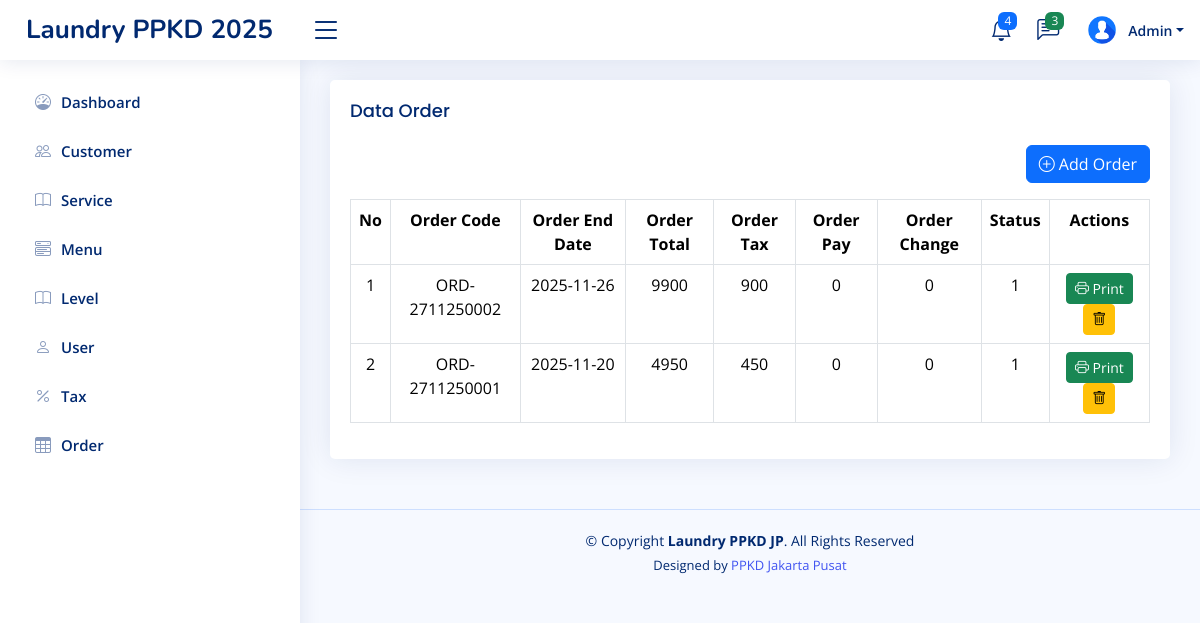
/home.php?page=order (signed in), run on an earlier commit of the app's database.
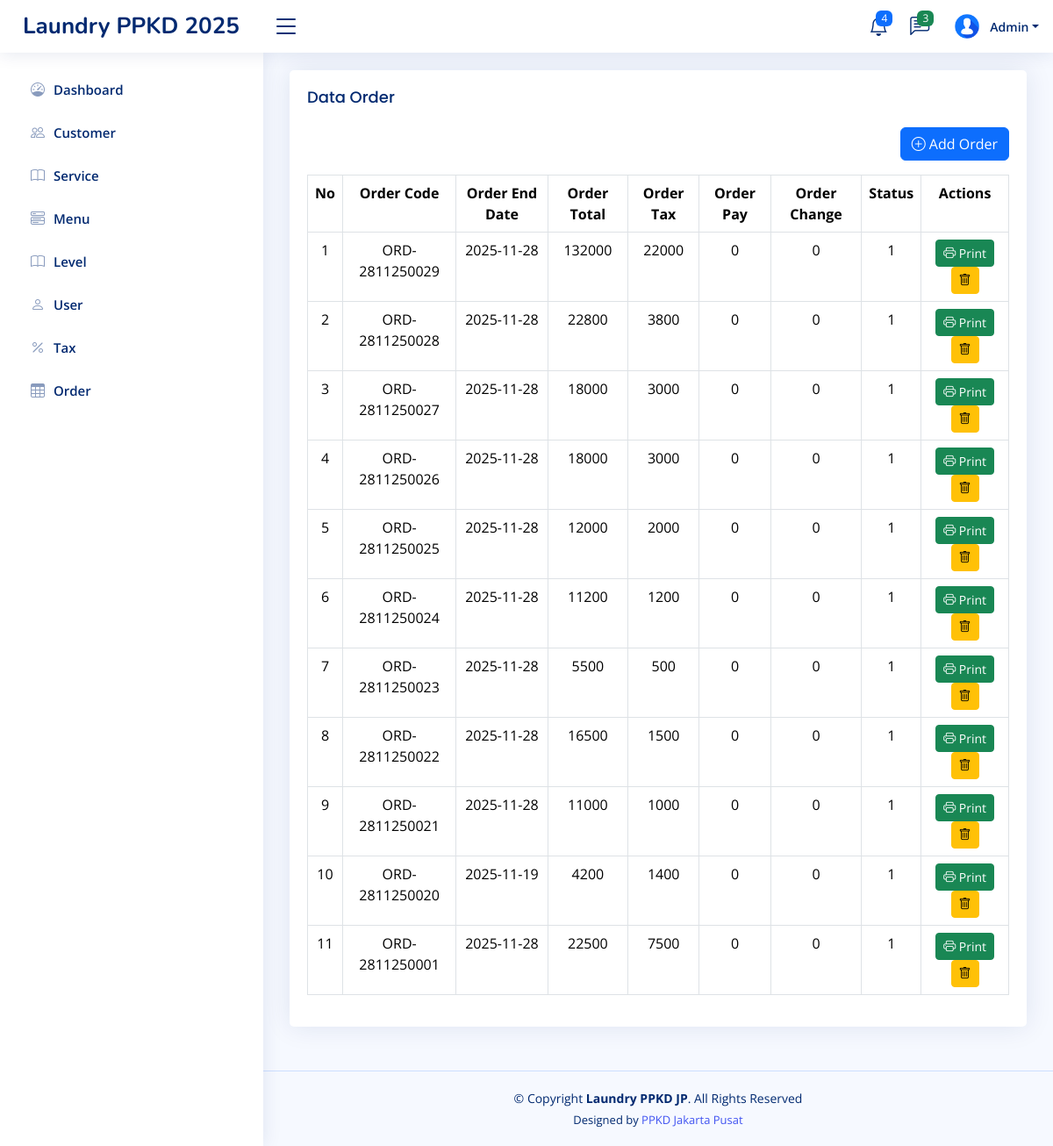
And on a later commit of the database.
### tables this page shows
CREATE TABLE `level_menus` (
  `id` int(11) NOT NULL,
  `level_id` int(11) NOT NULL,
  `menu_id` int(11) NOT NULL,
  `created_at` timestamp NOT NULL DEFAULT current_timestamp(),
  `updated_at` timestamp NULL DEFAULT NULL ON UPDATE current_timestamp()
);

CREATE TABLE `menus` (
  `id` int(11) NOT NULL,
  `name` varchar(30) NOT NULL,
  `icon` varchar(30) NOT NULL,
  `link` varchar(30) NOT NULL,
  `order` int(11) NOT NULL,
  `created_at` timestamp NOT NULL DEFAULT current_timestamp(),
  `updated_at` timestamp NULL DEFAULT NULL ON UPDATE current_timestamp()
);

CREATE TABLE `trans_orders` (
  `id` int(11) NOT NULL,
  `customer_id` int(11) NOT NULL,
  `order_code` varchar(20) NOT NULL,
  `order_end_date` date NOT NULL,
  `order_status` tinyint(1) NOT NULL DEFAULT 0,
  `order_pay` int(11) NOT NULL,
  `order_change` int(11) NOT NULL,
  `order_tax` int(11) NOT NULL,
  `order_total` int(11) NOT NULL,
  `created_at` timestamp NOT NULL DEFAULT current_timestamp(),
  `updated_at` timestamp NULL DEFAULT NULL ON UPDATE current_timestamp()
);

### pages/order.php (the view, shortened to what this page needs)
<?php
$query = mysqli_query($config, "SELECT c.name, `to`.* FROM trans_orders `to` LEFT JOIN customers c ON c.id = `to`.customer_id ORDER BY id DESC");
$rows = mysqli_fetch_all($query, MYSQLI_ASSOC);
?>
<body>
    <div class="row">
        <div class="col-sm-12">
            <div class="card">
                <div class="card-body">
                    <h3 class="card-title">Data Order</h3>
                    <div class="d-flex justify-content-end mb-3 mt-2">
                        <a class="btn btn-primary" href="pos/add-order.php"><i class="bi bi-plus-circle"></i> Add
                            Order</a>
                    </div>
                    <table class="table table-bordered">
                        <tr class="text-center">
                            <th>No</th>
                            <th>Order Code</th>
                            <th>Order End Date</th>
                            <th>Order Total</th>
                            <th>Order Tax</th>
                            <th>Order Pay</th>
                            <th>Order Change</th>
                            <th>Status</th>
                            <th>Actions</th>
                        </tr>
                        <?php foreach ($rows as $key => $v) {
                        ?>
                            <tr class="text-center">
                                <td><?php echo $key + 1 ?></td>
                                <td><?php echo $v['order_code'] ?></td>
                                <td><?php echo $v['order_end_date'] ?></td>
                                <td><?php echo $v['order_total'] ?></td>
                                <td><?php echo $v['order_tax'] ?></td>
                                <td><?php echo $v['order_pay'] ?></td>
                                <td><?php echo $v['order_change'] ?></td>
                                <td><?php echo $v['order_status'] ?></td>
                                <td>
                                    <a href="pos/print.php?id=<?php echo $v['id'] ?>" class="btn btn-success btn-sm"><i
                                            class="bi bi-printer"></i> Print</a>
                                    <a href="?page=order&delete=<?php echo $v['id'] ?>"
                                        onclick="return confirm('Are you sure you want to delete this data?')"
                                        class="btn btn-warning btn-sm"><i class="bi bi-trash"></i></a>
                                </td>
                            </tr>
                        <?php
                        }
                        ?>
                    </table>
                </div>
            </div>
        </div>
    </div>
</body>

### home.php (shortened to what this page needs)
<?php
include 'config/config.php';
?>
<!DOCTYPE html>
<html lang="en">
<head>
    <link href="assets/vendor/bootstrap/css/bootstrap.min.css" rel="stylesheet">
    <link href="assets/vendor/bootstrap-icons/bootstrap-icons.css" rel="stylesheet">
    <link href="assets/vendor/boxicons/css/boxicons.min.css" rel="stylesheet">
    <link href="assets/vendor/quill/quill.snow.css" rel="stylesheet">
    <link href="assets/vendor/quill/quill.bubble.css" rel="stylesheet">
    <link href="assets/vendor/remixicon/remixicon.css" rel="stylesheet">
    <link href="assets/vendor/simple-datatables/style.css" rel="stylesheet">
    <link href="assets/css/style.css" rel="stylesheet">
</head>
<body>
    <?php include 'inc/header.php' ?>
    <?php include 'inc/sidebar.php' ?>
    <main id="main" class="main">
        <?php
        if (isset($_GET['page'])) {
            if (file_exists('pages/' . $_GET['page'] . '.php')) {
                include 'pages/' . $_GET['page'] . '.php';
            } else {
                include 'pages/notfound.php';
            }
        } else {
            include 'pages/dashboard.php';
        }
        ?>
    </main>
    <footer id="footer" class="footer">
        <div class="copyright">
            &copy; Copyright <strong><span>Laundry PPKD JP</span></strong>. All Rights Reserved
        </div>
        <div class="credits">
            Designed by <a href="https://bootstrapmade.com/">PPKD Jakarta Pusat</a>
        </div>
    </footer>
</body>
</html>

### inc/header.php (shortened to what this page needs)
<header id="header" class="header fixed-top d-flex align-items-center">
    <div class="d-flex align-items-center justify-content-between">
        <a href="?page=dashboard" class="logo d-flex align-items-center">
            <span class="d-none d-lg-block">Laundry PPKD 2025</span>
        </a>
        <i class="bi bi-list toggle-sidebar-btn"></i>
    </div>
    <nav class="header-nav ms-auto">
        <ul class="d-flex align-items-center">
            <li class="nav-item dropdown">
                <a class="nav-link nav-icon" href="#" data-bs-toggle="dropdown">
                    <i class="bi bi-bell"></i>
                    <span class="badge bg-primary badge-number">4</span>
                </a>
            </li>
            <li class="nav-item dropdown">
                <a class="nav-link nav-icon" href="#" data-bs-toggle="dropdown">
                    <i class="bi bi-chat-left-text"></i>
                    <span class="badge bg-success badge-number">3</span>
                </a>
            </li>
            <li class="nav-item dropdown pe-3">
                <a class="nav-link nav-profile d-flex align-items-center pe-0" href="#" data-bs-toggle="dropdown">
                    <img src="../assets/img/profile-img.jpg" alt="profile" class="rounded-circle">
                    <span class="d-none d-md-block dropdown-toggle ps-2"><?php echo $_SESSION['NAME'] ?? '' ?></span>
                </a>
            </li>
        </ul>
    </nav>
</header>

### inc/sidebar.php
<?php
$level_id = $_SESSION['LEVEL_ID'] ?? '';
$querylevelMenu = mysqli_query($config, "SELECT * FROM menus JOIN level_menus ON menus.id = level_menus.menu_id WHERE level_id = '$level_id' ORDER BY `order` ASC");
$rowLevelMenus = mysqli_fetch_all($querylevelMenu, MYSQLI_ASSOC);
?>
<aside id="sidebar" class="sidebar">
    <ul class="sidebar-nav" id="sidebar-nav">
        <?php foreach ($rowLevelMenus as $rowLevelMenu): ?>
            <li class="nav-item">
                <a class="nav-link collapsed" href="?page=<?= $rowLevelMenu['link'] ?>">
                    <i class="<?= $rowLevelMenu['icon'] ?>"></i>
                    <span><?= $rowLevelMenu['name'] ?></span>
                </a>
            </li>
        <?php endforeach ?>
</aside>

### assets/css/style.css (style rules this page uses)
:root { scroll-behavior: smooth; }
body { font-family: "Open Sans", sans-serif; background: #f6f9ff; color: #444444; }
a { color: #4154f1; text-decoration: none; }
h1, h2, h3, h4, h5, h6 { font-family: "Nunito", sans-serif; }
#main { margin-top: 60px; padding: 20px 30px; transition: all 0.3s; }
.card { margin-bottom: 30px; border: none; border-radius: 5px; box-shadow: 0px 0 30px rgba(1, 41, 112, 0.1); }
.card-title { padding: 20px 0 15px 0; font-size: 18px; font-weight: 500; color: #012970; font-family: "Poppins", sans-serif; }
.card-body { padding: 0 20px 20px 20px; }
.logo { line-height: 1; }
@media (min-width: 1200px) { .logo { width: 280px; } }
.logo span { font-size: 26px; font-weight: 700; color: #012970; font-family: "Nunito", sans-serif; }
.header { transition: all 0.5s; z-index: 997; height: 60px; box-shadow: 0px 2px 20px rgba(1, 41, 112, 0.1); background-color: #fff; padding-left: 20px; }
.header .toggle-sidebar-btn { font-size: 32px; padding-left: 10px; cursor: pointer; color: #012970; }
.header-nav ul { list-style: none; }
.header-nav>ul { margin: 0; padding: 0; }
.header-nav .nav-icon { font-size: 22px; color: #012970; margin-right: 25px; position: relative; }
.header-nav .nav-profile { color: #012970; }
.header-nav .nav-profile img { max-height: 36px; }
.header-nav .nav-profile span { font-size: 14px; font-weight: 600; }
.header-nav .badge-number { position: absolute; inset: -2px -5px auto auto; font-weight: normal; font-size: 12px; padding: 3px 6px; }
.sidebar { position: fixed; top: 60px; left: 0; bottom: 0; width: 300px; z-index: 996; transition: all 0.3s; padding: 20px; overflow-y: auto; scrollbar-width: thin; scrollbar-color: #aab7cf transparent; box-shadow: 0px 0px 20px rgba(1, 41, 112, 0.1); background-color: #fff; }
@media (min-width: 1200px) { #main, #footer { margin-left: 300px; } }
.sidebar-nav { padding: 0; margin: 0; list-style: none; }
.sidebar-nav li { padding: 0; margin: 0; list-style: none; }
.sidebar-nav .nav-item { margin-bottom: 5px; }
.sidebar-nav .nav-link { display: flex; align-items: center; font-size: 15px; font-weight: 600; color: #4154f1; transition: 0.3; background: #f6f9ff; padding: 10px 15px; border-radius: 4px; }
.sidebar-nav .nav-link i { font-size: 16px; margin-right: 10px; color: #4154f1; }
.sidebar-nav .nav-link.collapsed { color: #012970; background: #fff; }
.sidebar-nav .nav-link.collapsed i { color: #899bbd; }
.footer { padding: 20px 0; font-size: 14px; transition: all 0.3s; border-top: 1px solid #cddfff; }
.footer .copyright { text-align: center; color: #012970; }
.footer .credits { padding-top: 5px; text-align: center; font-size: 13px; color: #012970; }

What changed in the data, as far as the page shows it:
removed trans_orders: order_code "ORD-2711250002", order_end_date "2025-11-26", order_total "9900", order_tax "900", order_pay "0", order_change "0", order_status "1"
removed trans_orders: order_code "ORD-2711250001", order_end_date "2025-11-20", order_total "4950", order_tax "450", order_pay "0", order_change "0", order_status "1"
added trans_orders: order_code "ORD-2811250029", order_end_date "2025-11-28", order_total "132000", order_tax "22000", order_pay "0", order_change "0", order_status "1"
added trans_orders: order_code "ORD-2811250028", order_end_date "2025-11-28", order_total "22800", order_tax "3800", order_pay "0", order_change "0", order_status "1"
added trans_orders: order_code "ORD-2811250027", order_end_date "2025-11-28", order_total "18000", order_tax "3000", order_pay "0", order_change "0", order_status "1"
added trans_orders: order_code "ORD-2811250026", order_end_date "2025-11-28", order_total "18000", order_tax "3000", order_pay "0", order_change "0", order_status "1"
added trans_orders: order_code "ORD-2811250025", order_end_date "2025-11-28", order_total "12000", order_tax "2000", order_pay "0", order_change "0", order_status "1"
added trans_orders: order_code "ORD-2811250024", order_end_date "2025-11-28", order_total "11200", order_tax "1200", order_pay "0", order_change "0", order_status "1"
added trans_orders: order_code "ORD-2811250023", order_end_date "2025-11-28", order_total "5500", order_tax "500", order_pay "0", order_change "0", order_status "1"
added trans_orders: order_code "ORD-2811250022", order_end_date "2025-11-28", order_total "16500", order_tax "1500", order_pay "0", order_change "0", order_status "1"
added trans_orders: order_code "ORD-2811250021", order_end_date "2025-11-28", order_total "11000", order_tax "1000", order_pay "0", order_change "0", order_status "1"
added trans_orders: order_code "ORD-2811250020", order_end_date "2025-11-19", order_total "4200", order_tax "1400", order_pay "0", order_change "0", order_status "1"
added trans_orders: order_code "ORD-2811250001", order_end_date "2025-11-28", order_total "22500", order_tax "7500", order_pay "0", order_change "0", order_status "1"
